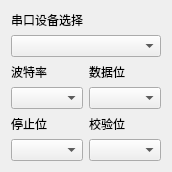
<?xml version="1.0" encoding="UTF-8"?>
<ui version="4.0">
 <class>SerialportSAKIODeviceControler</class>
 <widget class="QWidget" name="SerialportSAKIODeviceControler">
  <property name="geometry">
   <rect>
    <x>0</x>
    <y>0</y>
    <width>162</width>
    <height>144</height>
   </rect>
  </property>
  <property name="windowTitle">
   <string>串口控制面板</string>
  </property>
  <layout class="QGridLayout" name="gridLayout">
   <item row="3" column="0">
    <widget class="QComboBox" name="comboBoxBaudrate"/>
   </item>
   <item row="0" column="0" colspan="2">
    <widget class="QLabel" name="label">
     <property name="text">
      <string>串口设备选择</string>
     </property>
    </widget>
   </item>
   <item row="2" column="1">
    <widget class="QLabel" name="label_3">
     <property name="text">
      <string>数据位</string>
     </property>
    </widget>
   </item>
   <item row="3" column="1">
    <widget class="QComboBox" name="comboBoxDatabits">
     <property name="currentText">
      <string notr="true"/>
     </property>
     <property name="currentIndex">
      <number>-1</number>
     </property>
    </widget>
   </item>
   <item row="2" column="0">
    <widget class="QLabel" name="label_2">
     <property name="text">
      <string>波特率</string>
     </property>
    </widget>
   </item>
   <item row="5" column="1">
    <widget class="QComboBox" name="comboBoxParity"/>
   </item>
   <item row="5" column="0">
    <widget class="QComboBox" name="comboBoxStopbits"/>
   </item>
   <item row="4" column="0">
    <widget class="QLabel" name="label_4">
     <property name="text">
      <string>停止位</string>
     </property>
    </widget>
   </item>
   <item row="4" column="1">
    <widget class="QLabel" name="label_5">
     <property name="text">
      <string>校验位</string>
     </property>
    </widget>
   </item>
   <item row="1" column="0" colspan="2">
    <widget class="QComboBox" name="comboBoxSerialports"/>
   </item>
  </layout>
 </widget>
 <resources/>
 <connections/>
</ui>
